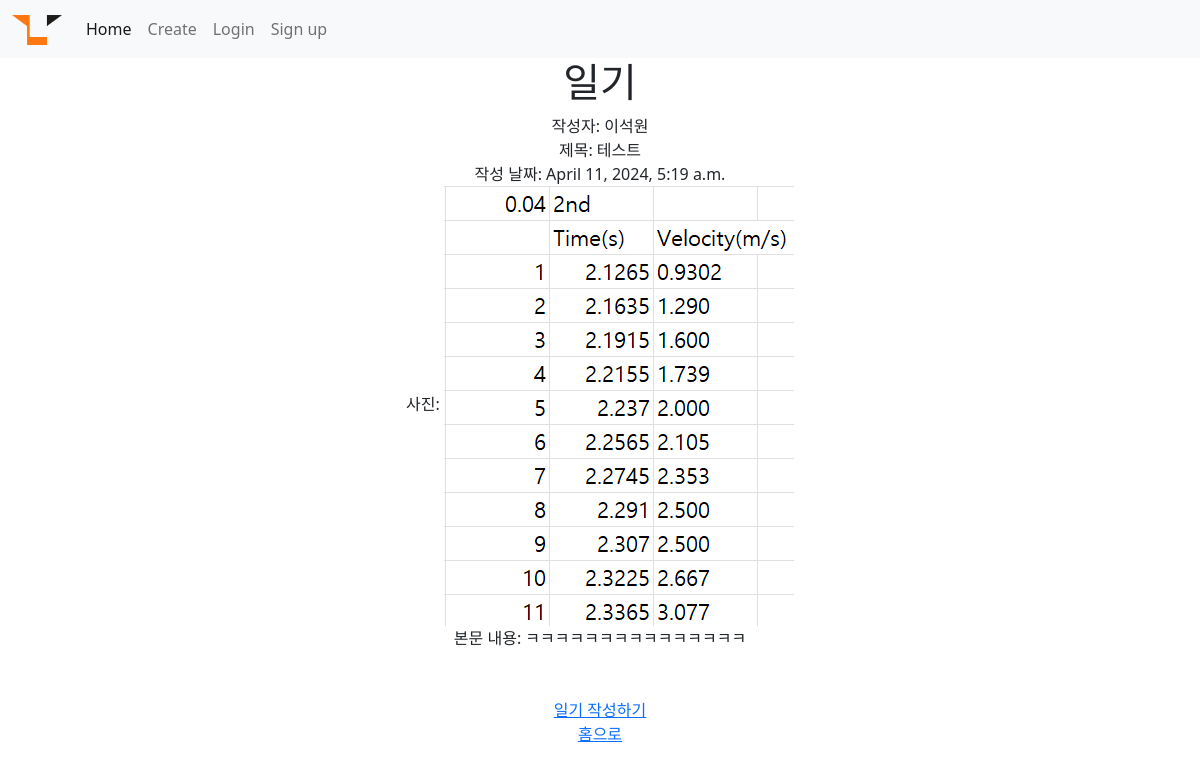
The app's page /diary/detail/4 with its own data.
### diary/models.py (models this page shows, shortened)
class Diary(models.Model):
    title = models.CharField(max_length=50)
    writer = models.CharField(max_length=20)
    pub_update = models.DateTimeField()
    body = models.TextField()
    image = models.ImageField(upload_to="diary/", blank=True, null=True) #blank랑 null은 비어있어도 되게 만들어줌

### diary/views.py (the view)
# urls.py: path('detail/<str:id>',detail, name="detail"), #view의 id 변수 이름 동일하게 !!!
def detail(request, id):
    diary_detail = get_object_or_404(Diary, pk = id)
    visiter = request.user.username
    data = {'diary_detail' : diary_detail , 'visiter' : visiter}
    return render(request , "detail.html", data )

### diary/templates/detail.html (shortened to what this page needs)
{% extends 'base.html' %}
{% block content %}
<h1>일기</h1>
<div>
    작성자: {{diary_detail.writer}}
    <br>
     제목: {{diary_detail.title}}
    <br>
    작성 날짜: {{diary_detail.pub_update}}
    {% if diary_detail.image %}
    <br>
    사진: <img src="{{diary_detail.image.url}}">
    {% endif %}
    <br>
    본문 내용: {{diary_detail.body}}
</div>
<br>
<br>
<a href="{% url 'create' %}">일기 작성하기</a>
<br>
<a href="{% url 'home' %}">홈으로</a>
{% endblock %}

### second/templates/base.html (style rules this page uses)
body { text-align: center; }

### records on screen
Diary: writer "이석원", title "테스트", pub_update "April 11, 2024, 5:19 a.m.", image (picture), body "ㅋㅋㅋㅋㅋㅋㅋㅋㅋㅋㅋㅋㅋㅋㅋ"
